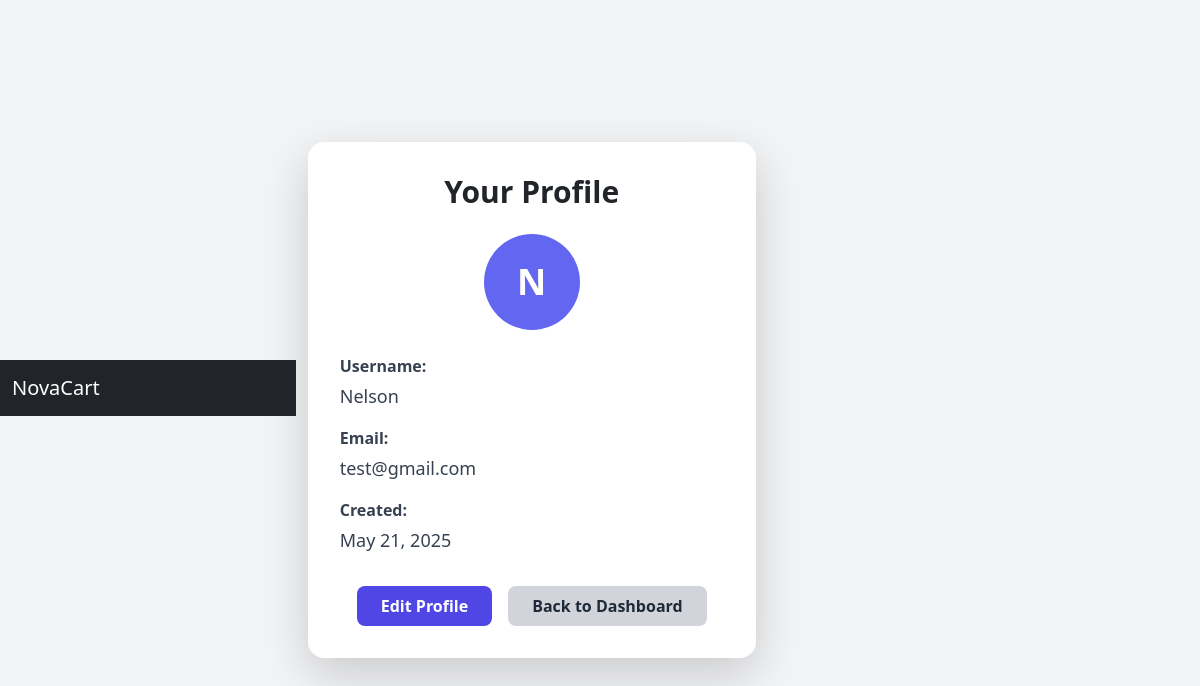
The app's page /profile (signed in) with its own data.
### app/models.py (models this page shows, shortened)
class User(db.Model, UserMixin):
    __tablename__ = 'user'
    __table_args__ = {'extend_existing': True}
    id = db.Column(db.Integer, primary_key=True)
    username = db.Column(db.String(20), unique=True, nullable=False)
    email = db.Column(db.String(120), unique=True, nullable=False)
    pic = db.Column(db.String(100), nullable=False, default='default.jpg')  # profile pic
    password = db.Column(db.String(60), nullable=False)
    date_created = db.Column(db.DateTime, nullable=False, default=datetime.utcnow)

### app/routes.py (the view)
@main.route("/profile")
@login_required
def profile():
    return render_template("profile.html",title = "Profile", user = current_user)

### app/models.py (called while the page is built)
@login_manager.user_loader
def load_user(user_id):
    return User.query.get(int(user_id))

### app/templates/profile.html (shortened to what this page needs)
{% extends "layout.html" %}
{% block content %}
<!DOCTYPE html>
<html lang="en" >
<head>
  <script src="https://cdn.tailwindcss.com"></script>
</head>
<body class="bg-gray-100 min-h-screen flex items-center justify-center">
  <div class="bg-white rounded-2xl shadow-lg p-8 max-w-md w-full">
    <h1 class="text-3xl font-bold mb-6 text-center">Your Profile</h1>
    <div class="flex justify-center mb-6">
      <div class="w-24 h-24 rounded-full bg-indigo-500 flex items-center justify-center text-white text-4xl font-bold">
        {{ current_user.username[0] }}
      </div>
    </div>
    <div class="space-y-4 text-gray-700">
      <div>
        <label class="block font-semibold mb-1">Username:</label>
        <p class="text-lg">{{ current_user.username }}</p>
      </div>
      <div>
        <label class="block font-semibold mb-1">Email:</label>
        <p class="text-lg">{{ current_user.email }}</p>
      </div>
      <div>
        <label class="block font-semibold mb-1">Created:</label>
        <p class="text-lg">{{ current_user.date_created.strftime('%B %d, %Y') }}</p>
      </div>
    </div>
    <div class="mt-8 flex justify-center space-x-4">
      <a href="/profile/edit" class="px-6 py-2 bg-indigo-600 hover:bg-indigo-700 text-white rounded-lg font-semibold transition">Edit Profile</a>
      <a href="/dashboard" class="px-6 py-2 bg-gray-300 hover:bg-gray-400 text-gray-800 rounded-lg font-semibold transition">Back to Dashboard</a>
    </div>
  </div>
</body>
</html>
{% endblock %}

### records on screen
User: username "N", username "Nelson", email "test@gmail.com", date_created "May 21, 2025"
